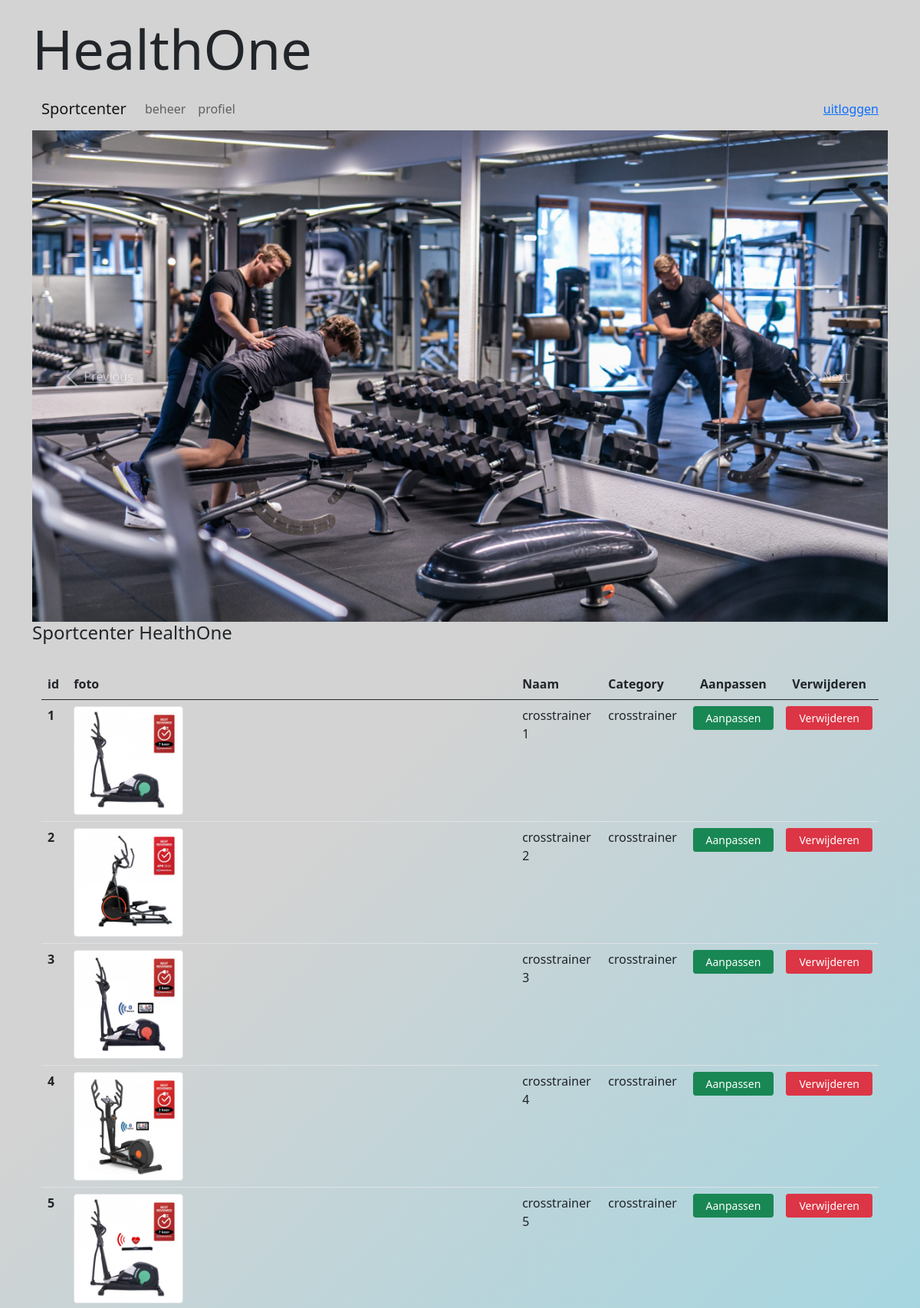
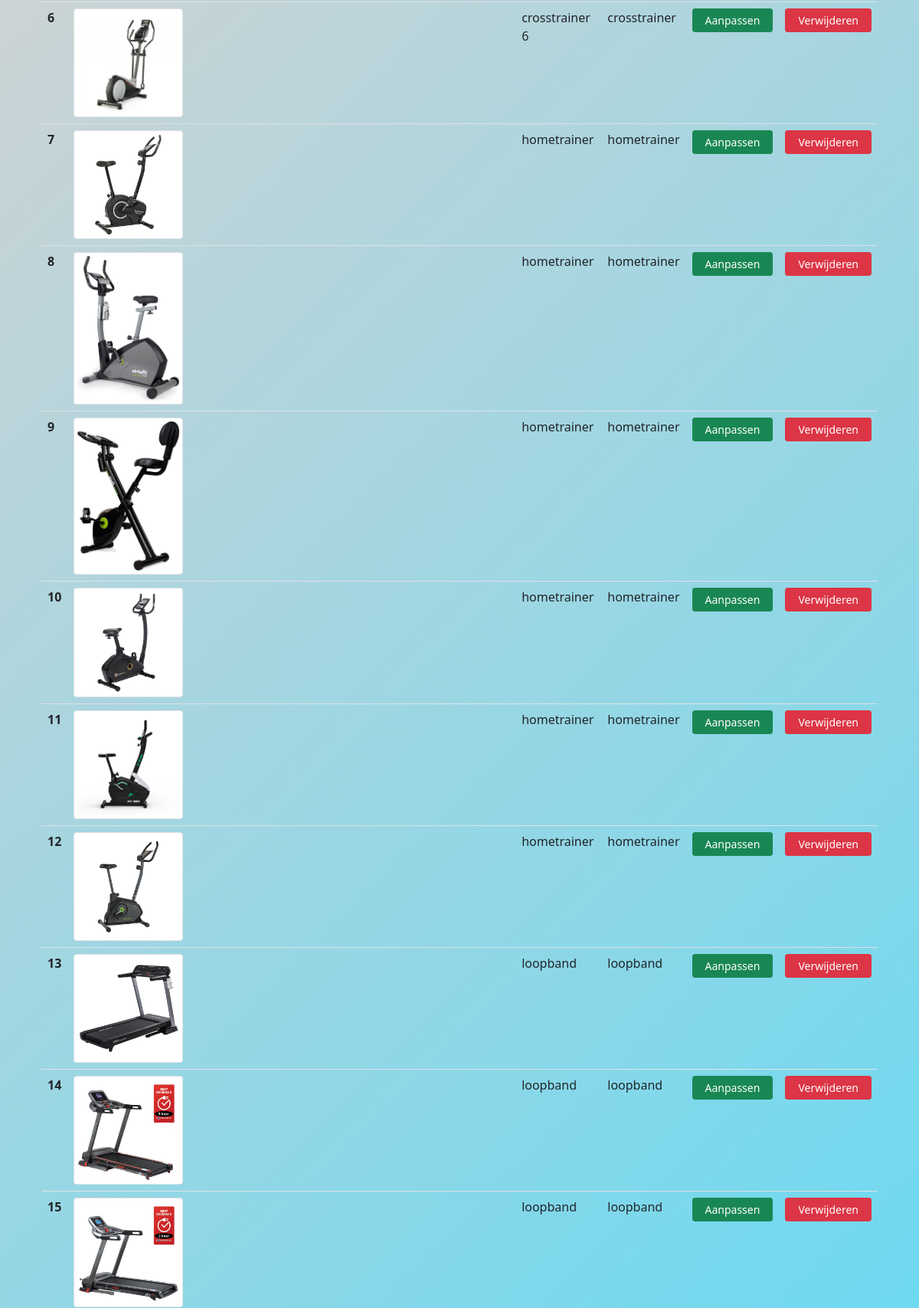
Screenshot of /member/beheer (signed in, upper part) with the database file from the repository (2 pictures, top to bottom).
### tables this page shows
CREATE TABLE `product` (
  `id` int(11) NOT NULL,
  `name` varchar(255) NOT NULL,
  `picture` varchar(255) NOT NULL,
  `description` text NOT NULL,
  `category_id` int(11) NOT NULL
);

CREATE TABLE `categories` (
  `id` int(11) NOT NULL,
  `name` varchar(255) NOT NULL,
  `picture` varchar(255) NOT NULL
);

### Modules/Products.php (called while the page is built, shortened)
<?php
function getAllProducts():array{
    global $pdo;
    $sth=$pdo->prepare('SELECT p.id as id, p.picture as picture, p.description as description, p.name as name, p.category_id as category_id, c.name as category
     FROM product p join categories c
     on (p.category_id= c.id)');
    $sth->execute();
    return $sth->fetchAll(PDO::FETCH_CLASS,'product');
}

### Templates/member/products.php (the view, shortened to what this page needs)
<!DOCTYPE html>
<html>
<?php
include_once "defaults/head.php";
?>
<body>
<div class="container">
    <?php
    include_once "defaults/header.php";
    include_once "defaults/menu.php";
    include_once "defaults/pictures.php";
    ?>
    <h4>Sportcenter HealthOne</h4>
    <br>
    <div class="container">
         <table class="table">
    <thead>
    <tr>
        <th scope="col">id</th>
        <th scope="col">foto</th>
        <th scope="col">Naam</th>
        <th scope="col">Category</th>
        <th scope="col" class="text-center">Aanpassen</th>
        <th scope="col" class="text-center">Verwijderen</th>
    </tr>
    </thead>
    <?php global $products?>
    <?php $count=1;?>
    <?php foreach ($products as $product):?>
    <tr>
        <th scope="row"><?=$count++?></th>
        <td style="..."><img src="/img/<?=$product->picture?>" class="img-thumbnail img-fluid w-25"></td>
        <td><?=$product->name?></td>
        <td><?=$product->category?></td>
        <td class="text-center">
            <a type="button" class="btn btn-success btn-sm px-3" href="/admin/edit/<?=$product->id?>">Aanpassen
            </a>
        </td>
        <td class="text-center">
            <a type="button" class="btn btn-danger btn-sm px-3" href="/admin/delete/<?=$product->id?>">Verwijderen
            </a>
        </td>
    </tr>
    <?php endforeach;?>
         </table>
    </div>
    <br>
</div>
</body>
</html>

### public/css/style.css (style rules this page uses)
body { background-color: #48dbfb; background-image: linear-gradient(315deg, #48dbfb 0%, #d3d3d3 74%); }
.container { background-color: transparent; }

### rows the page displays
product: picture (picture), name "crosstrainer 1", category.name "crosstrainer"
product: picture (picture), name "crosstrainer 2", category.name "crosstrainer"
product: picture (picture), name "crosstrainer 3", category.name "crosstrainer"
product: picture (picture), name "crosstrainer 4", category.name "crosstrainer"
product: picture (picture), name "crosstrainer 5", category.name "crosstrainer"
product: picture (picture), name "crosstrainer 6", category.name "crosstrainer"
product: picture (picture), name "hometrainer", category.name "hometrainer"
product: picture (picture), name "hometrainer", category.name "hometrainer"
product: picture (picture), name "hometrainer", category.name "hometrainer"
product: picture (picture), name "hometrainer", category.name "hometrainer"
product: picture (picture), name "hometrainer", category.name "hometrainer"
product: picture (picture), name "hometrainer", category.name "hometrainer"
product: picture (picture), name "loopband", category.name "loopband"
product: picture (picture), name "loopband", category.name "loopband"
product: picture (picture), name "loopband", category.name "loopband"
